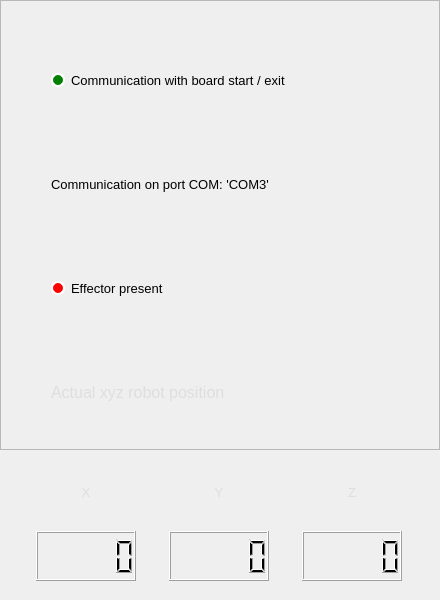
                  <widget class="QFrame" name="frame_home_info">
                   <property name="sizePolicy">
                    <sizepolicy hsizetype="MinimumExpanding" vsizetype="Preferred">
                     <horstretch>0</horstretch>
                     <verstretch>0</verstretch>
                    </sizepolicy>
                   </property>
                   <property name="minimumSize">
                    <size>
                     <width>440</width>
                     <height>0</height>
                    </size>
                   </property>
                   <property name="sizeIncrement">
                    <size>
                     <width>10</width>
                     <height>10</height>
                    </size>
                   </property>
                   <property name="baseSize">
                    <size>
                     <width>100</width>
                     <height>100</height>
                    </size>
                   </property>
                   <property name="layoutDirection">
                    <enum>Qt::LeftToRight</enum>
                   </property>
                   <property name="frameShape">
                    <enum>QFrame::NoFrame</enum>
                   </property>
                   <property name="frameShadow">
                    <enum>QFrame::Raised</enum>
                   </property>
                   <layout class="QVBoxLayout" name="verticalLayout_9">
                    <property name="spacing">
                     <number>0</number>
                    </property>
                    <property name="leftMargin">
                     <number>0</number>
                    </property>
                    <property name="topMargin">
                     <number>0</number>
                    </property>
                    <property name="rightMargin">
                     <number>0</number>
                    </property>
                    <property name="bottomMargin">
                     <number>0</number>
                    </property>
                    <item>
                     <widget class="QFrame" name="frame_home_info_top">
                      <property name="sizePolicy">
                       <sizepolicy hsizetype="MinimumExpanding" vsizetype="MinimumExpanding">
                        <horstretch>0</horstretch>
                        <verstretch>0</verstretch>
                       </sizepolicy>
                      </property>
                      <property name="minimumSize">
                       <size>
                        <width>440</width>
                        <height>450</height>
                       </size>
                      </property>
                      <property name="frameShape">
                       <enum>QFrame::StyledPanel</enum>
                      </property>
                      <property name="frameShadow">
                       <enum>QFrame::Raised</enum>
                      </property>
                      <layout class="QGridLayout" name="gridLayout_3">
                       <property name="leftMargin">
                        <number>50</number>
                       </property>
                       <property name="topMargin">
                        <number>25</number>
                       </property>
                       <property name="rightMargin">
                        <number>25</number>
                       </property>
                       <property name="bottomMargin">
                        <number>0</number>
                       </property>
                       <property name="horizontalSpacing">
                        <number>50</number>
                       </property>
                       <property name="verticalSpacing">
                        <number>25</number>
                       </property>
                       <item row="3" column="0">
                        <widget class="QRadioButton" name="radioButton_home_effector">
                         <property name="enabled">
                          <bool>true</bool>
                         </property>
                         <property name="sizePolicy">
                          <sizepolicy hsizetype="Minimum" vsizetype="Expanding">
                           <horstretch>0</horstretch>
                           <verstretch>0</verstretch>
                          </sizepolicy>
                         </property>
                         <property name="minimumSize">
                          <size>
                           <width>250</width>
                           <height>50</height>
                          </size>
                         </property>
                         <property name="maximumSize">
                          <size>
                           <width>400</width>
                           <height>50</height>
                          </size>
                         </property>
                         <property name="font">
                          <font>
                           <pointsize>10</pointsize>
                          </font>
                         </property>
                         <property name="contextMenuPolicy">
                          <enum>Qt::NoContextMenu</enum>
                         </property>
                         <property name="toolTip">
                          <string>Połączenie PC &lt;-&gt; Arduino</string>
                         </property>
                         <property name="layoutDirection">
                          <enum>Qt::LeftToRight</enum>
                         </property>
                         <property name="styleSheet">
                          <string notr="true">QRadioButton::indicator:checked {
    background-color:       green;
    border:                 2px solid white;
	border-radius:          7px;
}

QRadioButton::indicator:unchecked {
    background-color:       red;
    border:                 2px solid white;
	border-radius:          7px;
}</string>
                         </property>
                         <property name="text">
                          <string>Effector present</string>
                         </property>
                         <property name="checkable">
                          <bool>true</bool>
                         </property>
                         <property name="checked">
                          <bool>false</bool>
                         </property>
                         <property name="autoRepeat">
                          <bool>false</bool>
                         </property>
                         <property name="autoExclusive">
                          <bool>false</bool>
                         </property>
                        </widget>
                       </item>
                       <item row="0" column="0">
                        <widget class="QRadioButton" name="radioButton_home_comm">
                         <property name="enabled">
                          <bool>true</bool>
                         </property>
                         <property name="sizePolicy">
                          <sizepolicy hsizetype="Expanding" vsizetype="Preferred">
                           <horstretch>0</horstretch>
                           <verstretch>0</verstretch>
                          </sizepolicy>
                         </property>
                         <property name="minimumSize">
                          <size>
                           <width>250</width>
                           <height>50</height>
                          </size>
                         </property>
                         <property name="maximumSize">
                          <size>
                           <width>400</width>
                           <height>100</height>
                          </size>
                         </property>
                         <property name="font">
                          <font>
                           <pointsize>10</pointsize>
                          </font>
                         </property>
                         <property name="contextMenuPolicy">
                          <enum>Qt::NoContextMenu</enum>
                         </property>
                         <property name="toolTip">
                          <string>Połączenie PC &lt;-&gt; Arduino</string>
                         </property>
                         <property name="layoutDirection">
                          <enum>Qt::LeftToRight</enum>
                         </property>
                         <property name="styleSheet">
                          <string notr="true">QRadioButton::indicator:checked {
    background-color:       green;
    border:                 2px solid white;
	border-radius:          7px;
}

QRadioButton::indicator:unchecked {
    background-color:       red;
    border:                 2px solid white;
	border-radius:          7px;
}</string>
                         </property>
                         <property name="text">
                          <string>Communication with board start / exit</string>
                         </property>
                         <property name="checked">
                          <bool>true</bool>
                         </property>
                         <property name="autoExclusive">
                          <bool>false</bool>
                         </property>
                        </widget>
                       </item>
                       <item row="1" column="0">
                        <widget class="QLabel" name="label_home_port">
                         <property name="minimumSize">
                          <size>
                           <width>250</width>
                           <height>50</height>
                          </size>
                         </property>
                         <property name="maximumSize">
                          <size>
                           <width>400</width>
                           <height>50</height>
                          </size>
                         </property>
                         <property name="font">
                          <font>
                           <pointsize>10</pointsize>
                          </font>
                         </property>
                         <property name="text">
                          <string>Communication on port COM: 'COM3'</string>
                         </property>
                         <property name="alignment">
                          <set>Qt::AlignJustify|Qt::AlignVCenter</set>
                         </property>
                        </widget>
                       </item>
                       <item row="3" column="2">
                        <widget class="QLabel" name="logo_home_effector">
                         <property name="minimumSize">
                          <size>
                           <width>50</width>
                           <height>50</height>
                          </size>
                         </property>
                         <property name="maximumSize">
                          <size>
                           <width>50</width>
                           <height>50</height>
                          </size>
                         </property>
                         <property name="styleSheet">
                          <string notr="true"/>
                         </property>
                         <property name="text">
                          <string/>
                         </property>
                         <property name="pixmap">
                          <pixmap resource="icons/icons.qrc">:/50x50/50x50/icons8-work-50.png</pixmap>
                         </property>
                         <property name="alignment">
                          <set>Qt::AlignCenter</set>
                         </property>
                        </widget>
                       </item>
                       <item row="0" column="2">
                        <widget class="QLabel" name="logo_home_arduino_2">
                         <property name="minimumSize">
                          <size>
                           <width>50</width>
                           <height>50</height>
                          </size>
                         </property>
                         <property name="maximumSize">
                          <size>
                           <width>50</width>
                           <height>50</height>
                          </size>
                         </property>
                         <property name="styleSheet">
                          <string notr="true"/>
                         </property>
                         <property name="text">
                          <string/>
                         </property>
                         <property name="pixmap">
                          <pixmap resource="icons/icons.qrc">:/50x50/50x50/icons8-arduino-uno-board-50.png</pixmap>
                         </property>
                         <property name="scaledContents">
                          <bool>true</bool>
                         </property>
                         <property name="alignment">
                          <set>Qt::AlignCenter</set>
                         </property>
                        </widget>
                       </item>
                       <item row="1" column="2">
                        <widget class="QLabel" name="logo_home_arduino">
                         <property name="minimumSize">
                          <size>
                           <width>50</width>
                           <height>50</height>
                          </size>
                         </property>
                         <property name="maximumSize">
                          <size>
                           <width>50</width>
                           <height>50</height>
                          </size>
                         </property>
                         <property name="styleSheet">
                          <string notr="true"/>
                         </property>
                         <property name="text">
                          <string/>
                         </property>
                         <property name="pixmap">
                          <pixmap resource="icons/icons.qrc">:/50x50/50x50/icons8-usb-micro-b-50.png</pixmap>
                         </property>
                         <property name="scaledContents">
                          <bool>true</bool>
                         </property>
                         <property name="alignment">
                          <set>Qt::AlignCenter</set>
                         </property>
                        </widget>
                       </item>
                       <item row="4" column="2">
                        <widget class="QLabel" name="logo_home_robot">
                         <property name="minimumSize">
                          <size>
                           <width>50</width>
                           <height>50</height>
                          </size>
                         </property>
                         <property name="maximumSize">
                          <size>
                           <width>50</width>
                           <height>50</height>
                          </size>
                         </property>
                         <property name="layoutDirection">
                          <enum>Qt::RightToLeft</enum>
                         </property>
                         <property name="styleSheet">
                          <string notr="true">background-image: url(:/50x50/50x50/icons8-robot-50.png);</string>
                         </property>
                         <property name="text">
                          <string/>
                         </property>
                         <property name="alignment">
                          <set>Qt::AlignRight|Qt::AlignTrailing|Qt::AlignVCenter</set>
                         </property>
                        </widget>
                       </item>
                       <item row="4" column="0">
                        <widget class="QLabel" name="label_home_pos">
                         <property name="sizePolicy">
                          <sizepolicy hsizetype="MinimumExpanding" vsizetype="Preferred">
                           <horstretch>0</horstretch>
                           <verstretch>0</verstretch>
                          </sizepolicy>
                         </property>
                         <property name="minimumSize">
                          <size>
                           <width>250</width>
                           <height>50</height>
                          </size>
                         </property>
                         <property name="maximumSize">
                          <size>
                           <width>400</width>
                           <height>50</height>
                          </size>
                         </property>
                         <property name="font">
                          <font>
                           <pointsize>12</pointsize>
                          </font>
                         </property>
                         <property name="layoutDirection">
                          <enum>Qt::LeftToRight</enum>
                         </property>
                         <property name="styleSheet">
                          <string notr="true">color: rgb(222, 222, 222);</string>
                         </property>
                         <property name="text">
                          <string>Actual xyz robot position</string>
                         </property>
                         <property name="alignment">
                          <set>Qt::AlignJustify|Qt::AlignVCenter</set>
                         </property>
                        </widget>
                       </item>
                      </layout>
                     </widget>
                    </item>
                    <item>
                     <widget class="QFrame" name="frame_home_info_bottom">
                      <property name="sizePolicy">
                       <sizepolicy hsizetype="MinimumExpanding" vsizetype="MinimumExpanding">
                        <horstretch>0</horstretch>
                        <verstretch>0</verstretch>
                       </sizepolicy>
                      </property>
                      <property name="minimumSize">
                       <size>
                        <width>440</width>
                        <height>150</height>
                       </size>
                      </property>
                      <property name="maximumSize">
                       <size>
                        <width>16777215</width>
                        <height>200</height>
                       </size>
                      </property>
                      <property name="frameShape">
                       <enum>QFrame::NoFrame</enum>
                      </property>
                      <property name="frameShadow">
                       <enum>QFrame::Raised</enum>
                      </property>
                      <layout class="QGridLayout" name="gridLayout_2">
                       <item row="4" column="0">
                        <widget class="QLCDNumber" name="lcdNumber_home_actual_X">
                         <property name="minimumSize">
                          <size>
                           <width>100</width>
                           <height>50</height>
                          </size>
                         </property>
                         <property name="maximumSize">
                          <size>
                           <width>100</width>
                           <height>50</height>
                          </size>
                         </property>
                        </widget>
                       </item>
                       <item row="3" column="1">
                        <widget class="QLabel" name="label_home_actual_Y">
                         <property name="minimumSize">
                          <size>
                           <width>100</width>
                           <height>50</height>
                          </size>
                         </property>
                         <property name="maximumSize">
                          <size>
                           <width>100</width>
                           <height>50</height>
                          </size>
                         </property>
                         <property name="font">
                          <font>
                           <pointsize>10</pointsize>
                          </font>
                         </property>
                         <property name="styleSheet">
                          <string notr="true">color: rgb(222, 222, 222);</string>
                         </property>
                         <property name="text">
                          <string>Y</string>
                         </property>
                         <property name="alignment">
                          <set>Qt::AlignCenter</set>
                         </property>
                        </widget>
                       </item>
                       <item row="3" column="2">
                        <widget class="QLabel" name="label_home_actual_Z">
                         <property name="minimumSize">
                          <size>
                           <width>100</width>
                           <height>50</height>
                          </size>
                         </property>
                         <property name="maximumSize">
                          <size>
                           <width>100</width>
                           <height>50</height>
                          </size>
                         </property>
                         <property name="font">
                          <font>
                           <pointsize>10</pointsize>
                          </font>
                         </property>
                         <property name="styleSheet">
                          <string notr="true">color: rgb(222, 222, 222);</string>
                         </property>
                         <property name="text">
                          <string>Z</string>
                         </property>
                         <property name="alignment">
                          <set>Qt::AlignCenter</set>
                         </property>
                        </widget>
                       </item>
                       <item row="3" column="0">
                        <widget class="QLabel" name="label_home_actual_X">
                         <property name="minimumSize">
                          <size>
                           <width>100</width>
                           <height>50</height>
                          </size>
                         </property>
                         <property name="maximumSize">
                          <size>
                           <width>100</width>
                           <height>50</height>
                          </size>
                         </property>
                         <property name="font">
                          <font>
                           <pointsize>10</pointsize>
                          </font>
                         </property>
                         <property name="layoutDirection">
                          <enum>Qt::LeftToRight</enum>
                         </property>
                         <property name="styleSheet">
                          <string notr="true">color: rgb(222, 222, 222);</string>
                         </property>
                         <property name="text">
                          <string>X</string>
                         </property>
                         <property name="alignment">
                          <set>Qt::AlignCenter</set>
                         </property>
                        </widget>
                       </item>
                       <item row="4" column="1">
                        <widget class="QLCDNumber" name="lcdNumber_home_actual_Y">
                         <property name="minimumSize">
                          <size>
                           <width>100</width>
                           <height>50</height>
                          </size>
                         </property>
                         <property name="maximumSize">
                          <size>
                           <width>100</width>
                           <height>50</height>
                          </size>
                         </property>
                        </widget>
                       </item>
                       <item row="4" column="2">
                        <widget class="QLCDNumber" name="lcdNumber_home_actual_Z">
                         <property name="minimumSize">
                          <size>
                           <width>100</width>
                           <height>50</height>
                          </size>
                         </property>
                         <property name="maximumSize">
                          <size>
                           <width>100</width>
                           <height>50</height>
                          </size>
                         </property>
                        </widget>
                       </item>
                      </layout>
                     </widget>
                    </item>
                   </layout>
                  </widget>
